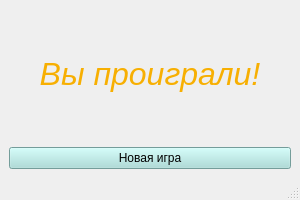
<?xml version="1.0" encoding="UTF-8"?>
<ui version="4.0">
 <class>YouLose</class>
 <widget class="QMainWindow" name="YouLose">
  <property name="geometry">
   <rect>
    <x>0</x>
    <y>0</y>
    <width>300</width>
    <height>200</height>
   </rect>
  </property>
  <property name="maximumSize">
   <size>
    <width>300</width>
    <height>300</height>
   </size>
  </property>
  <property name="windowTitle">
   <string>YouLose</string>
  </property>
  <widget class="QWidget" name="centralwidget">
   <layout class="QGridLayout" name="gridLayout">
    <item row="0" column="0">
     <widget class="QLabel" name="label">
      <property name="text">
       <string>&lt;!DOCTYPE HTML PUBLIC &quot;-//W3C//DTD HTML 4.0//EN&quot; &quot;http://www.w3.org/TR/REC-html40/strict.dtd&quot;&gt;
&lt;html&gt;&lt;head&gt;&lt;meta name=&quot;qrichtext&quot; content=&quot;1&quot; /&gt;&lt;style type=&quot;text/css&quot;&gt;
p, li { white-space: pre-wrap; }
&lt;/style&gt;&lt;/head&gt;&lt;body style=&quot; font-family:'MS Shell Dlg 2'; font-size:7.5pt; font-weight:400; font-style:normal;&quot;&gt;
&lt;p align=&quot;center&quot; style=&quot; margin-top:0px; margin-bottom:0px; margin-left:0px; margin-right:0px; -qt-block-indent:0; text-indent:0px;&quot;&gt;&lt;span style=&quot; font-family:'Times New Roman'; font-size:24pt; font-style:italic; color:#f7af02;&quot;&gt;Вы проиграли!&lt;/span&gt;&lt;/p&gt;&lt;/body&gt;&lt;/html&gt;</string>
      </property>
     </widget>
    </item>
    <item row="1" column="0">
     <widget class="QPushButton" name="pushButton_2">
      <property name="styleSheet">
       <string notr="true">background-color: rgb(163, 220, 216);
font: italic 10pt &quot;Times New Roman&quot;;</string>
      </property>
      <property name="text">
       <string>Новая игра</string>
      </property>
     </widget>
    </item>
   </layout>
  </widget>
  <widget class="QMenuBar" name="menubar">
   <property name="geometry">
    <rect>
     <x>0</x>
     <y>0</y>
     <width>300</width>
     <height>25</height>
    </rect>
   </property>
  </widget>
  <widget class="QStatusBar" name="statusbar"/>
 </widget>
 <resources/>
 <connections/>
</ui>
